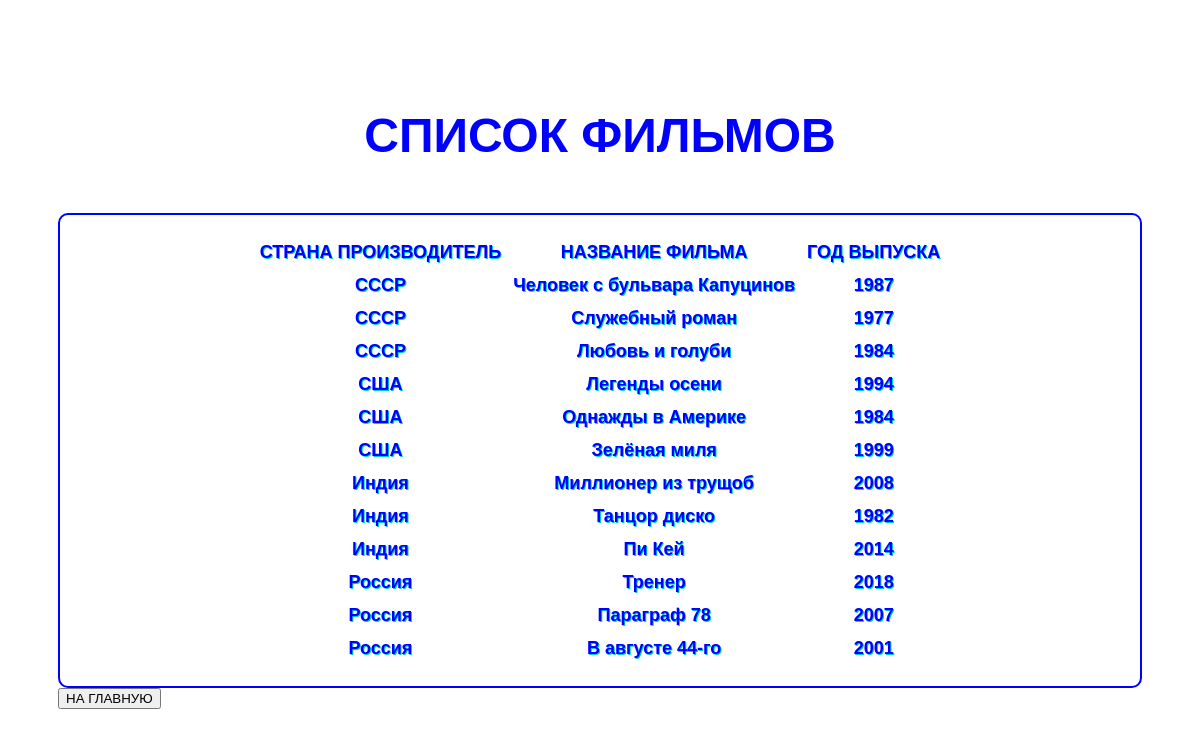
Page /spisok/ on the committed database.
### search/models.py (models this page shows)
class Kino(models.Model):
    country = models.CharField(max_length=20)
    name = models.CharField(max_length=30)
    year = models.IntegerField()

### search/views.py (the view)
# urls.py: path('spisok/', views.spisok, name='spisok'),
def spisok(req):
    bd = Kino.objects.all()
    data = {'kinobase': bd}
    return render(req, 'spisok.html', context=data)

### templates/spisok.html (shortened to what this page needs)
<!DOCTYPE html>
{% load static %}
<html lang="en">
<head>
    <link rel="stylesheet" href="{% static 'css/style1.css' %}">
</head>
<body>
<h2>СПИСОК ФИЛЬМОВ</h2>
<div>
<table>
    <tr><td>СТРАНА ПРОИЗВОДИТЕЛЬ</td><td>НАЗВАНИЕ ФИЛЬМА</td><td>ГОД ВЫПУСКА</td></tr>
    {% for one in kinobase %}
        <tr>
        <td>{{ one.country }}</td>
        <td>{{ one.name}}</td>
        <td>{{ one.year}}</td>
        </tr>
    {% endfor %}
</table>
</div>
    <a href="{% url 'home'  %}"><button>НА ГЛАВНУЮ</button></a>
</body>
</html>

### search/static/css/style1.css (style rules this page uses)
body { background-image: url("https://cdn.culture.ru/images/1a96ef5a-28f3-5f88-aa1a-df19e53a6632"); background-repeat: no-repeat; background-size: 100%; padding: 50px; background-attachment: fixed; }
h2 { color: blue;font-weight: bold;font-family: Arial; text-align: center;padding: 10px;font-size: 48px; }
div { background-color: rgba(255,255,255,0.3); text-shadow: 1px 1px darkturquoise; border-radius: 10px;border: 2px solid blue; padding: 20px; }
table { color: blue;font-weight: bold;font-family: Arial; text-align: center;font-size: 18px;margin: 0 auto; }
td { padding: 5px; }
a { color: red;text-decoration: none; }

### rows in the picture
Kino: country "СССР", name "Человек с бульвара Капуцинов", year "1987"
Kino: country "СССР", name "Служебный роман", year "1977"
Kino: country "СССР", name "Любовь и голуби", year "1984"
Kino: country "США", name "Легенды осени", year "1994"
Kino: country "США", name "Однажды в Америке", year "1984"
Kino: country "США", name "Зелёная миля", year "1999"
Kino: country "Индия", name "Миллионер из трущоб", year "2008"
Kino: country "Индия", name "Танцор диско", year "1982"
Kino: country "Индия", name "Пи Кей", year "2014"
Kino: country "Россия", name "Тренер", year "2018"
Kino: country "Россия", name "Параграф 78", year "2007"
Kino: country "Россия", name "В августе 44-го", year "2001"
